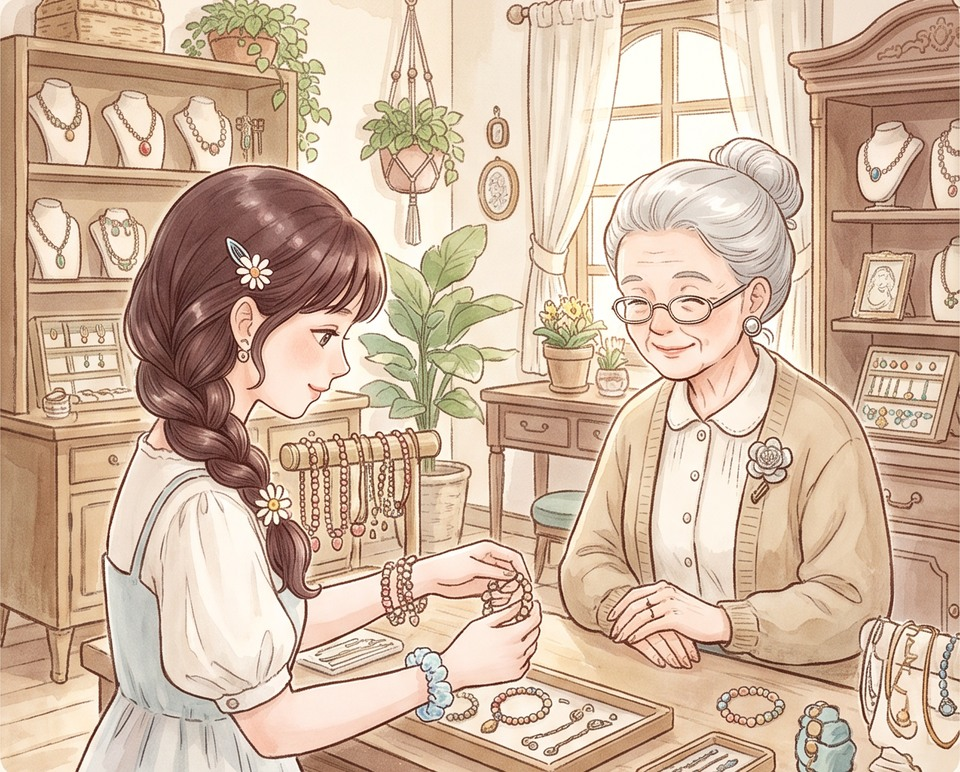
#> input picture cocos/assets/resources/art/pencil-cover.jpg, 960 x 772 px
$ python prepare-cover-art.py ../assets/resources/art/pencil-cover.jpg
#> lines starting #> are read from the running program, lines starting #| are printed output that depends on the picture
"""Prepare the user's complete cover without cropping or stretching its layout."""
from pathlib import Path
from PIL import Image, ImageOps
import json, sys

source = Path(sys.argv[1])
out = Path(__file__).resolve().parents[1] / 'assets/resources/art'
image = ImageOps.contain(Image.open(source).convert('RGB'), (1140, 2040), Image.Resampling.LANCZOS)
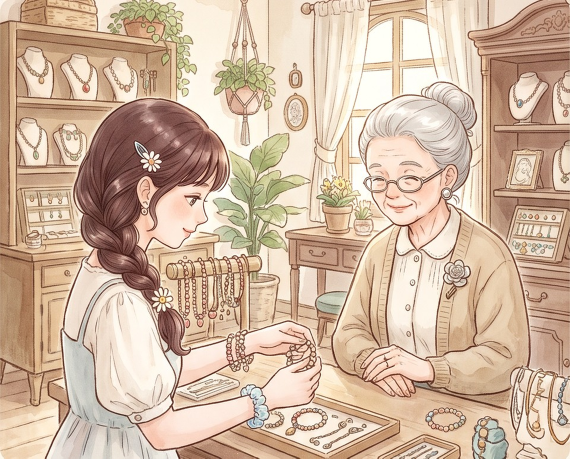
#> image: PIL image 1140x917 RGB (shown at 1/2 size); mean R, G, B 208.6, 183, 160.7
target = out / 'pencil-cover.jpg'
image.save(target, quality=94, optimize=True)
meta_path = Path(str(target) + '.meta')
#> (the run stopped early here; a loop or call above may not have finished)
